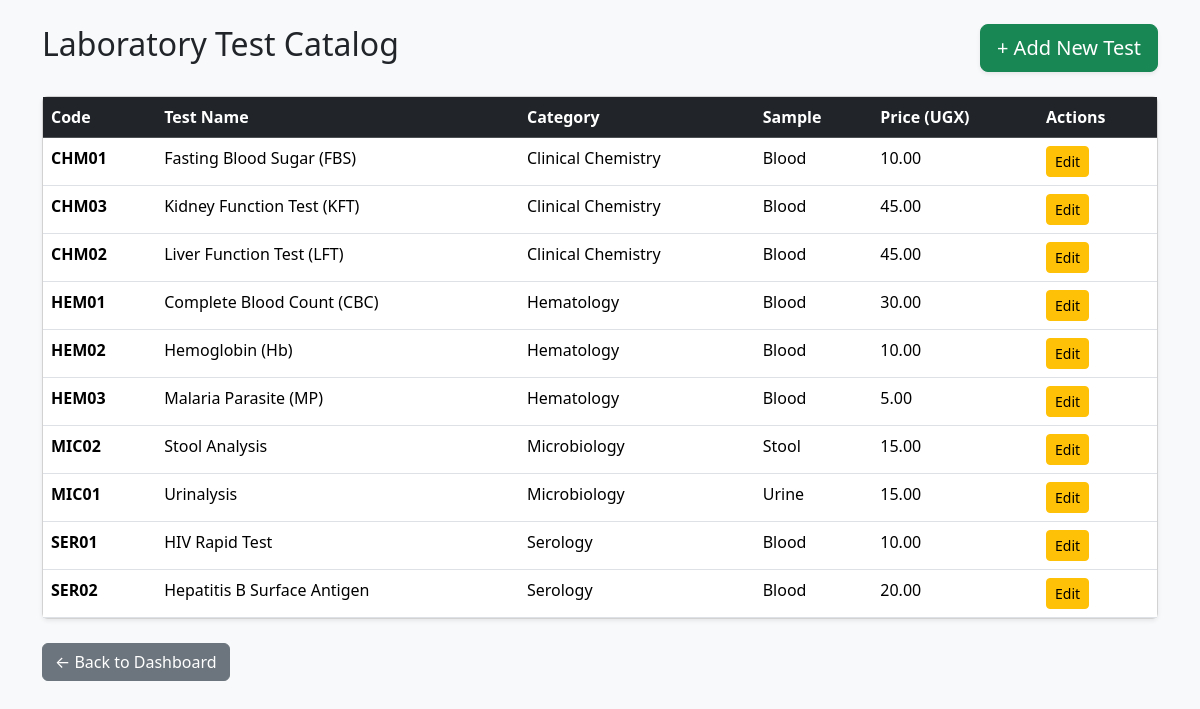
The app's page /laboratory/tests/ (signed in), older data.
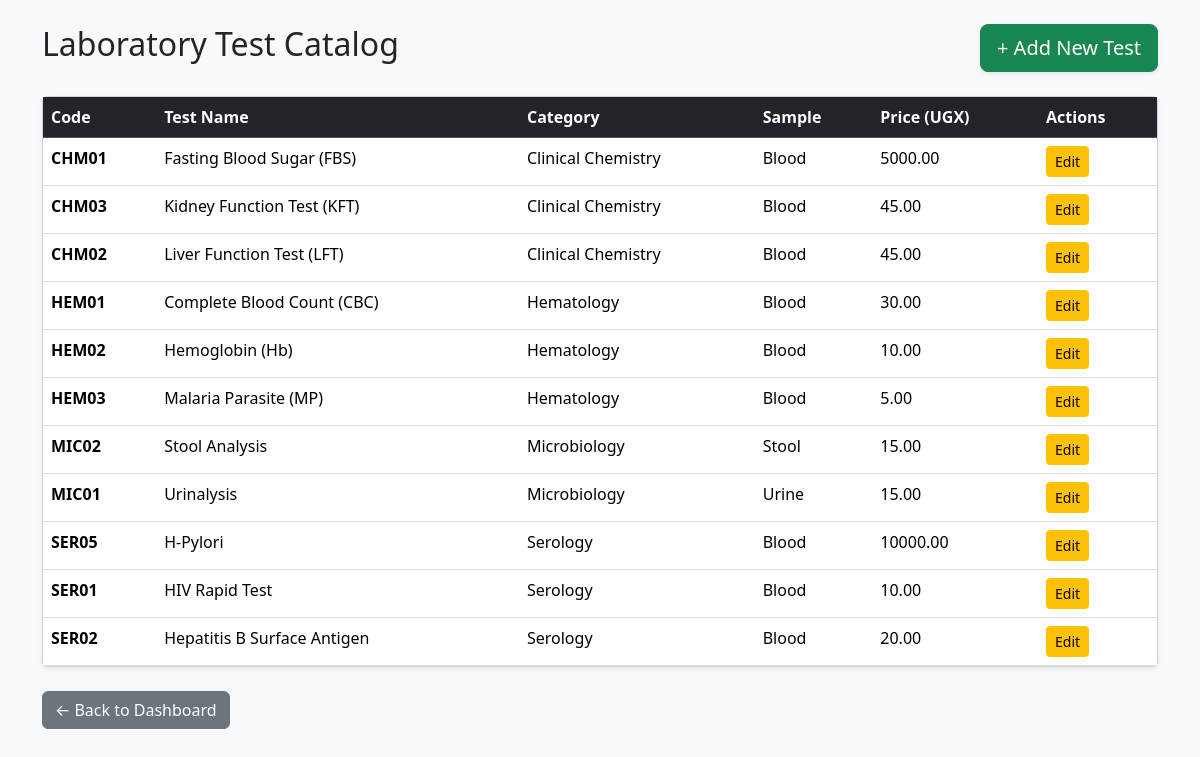
The same page, newer data.
### laboratory/models.py (models this page shows, shortened)
class LabTest(models.Model):
    code = models.CharField(max_length=20, unique=True)
    name = models.CharField(max_length=200)
    category = models.ForeignKey(TestCategory, on_delete=models.PROTECT, related_name='tests')
    price = models.DecimalField(max_digits=10, decimal_places=2)
    sample_type = models.CharField(max_length=50)  # Blood, Urine, Stool
    turnaround_hours = models.PositiveIntegerField(default=24)
    reference_range = models.CharField(max_length=200, blank=True)
    unit = models.CharField(max_length=30, blank=True)
    is_active = models.BooleanField(default=True)
    required_stock = models.ManyToManyField(StockItem, blank=True, help_text="Select strips/reagents used for this test")
    class Meta:
        ordering = ['code']

class TestCategory(models.Model):
    name = models.CharField(max_length=100)  # Hematology, Chemistry, Microbiology
    description = models.TextField(blank=True)
    class Meta:
        verbose_name_plural = "Test Categories"
        ordering = ['name']
    def __str__(self):
        return self.name

### laboratory/views.py (the view, shortened to what this page needs)
# urls.py: path('tests/', views.test_list, name='tests'),
@login_required
def test_list(request):
    tests = LabTest.objects.all().order_by('category__name', 'name')
    edit_id = request.GET.get('edit_id')
    if edit_id:
        test_to_edit = get_object_or_404(LabTest, id=edit_id)
        form = LabTestForm(instance=test_to_edit)
    else:
        test_to_edit = None
        form = LabTestForm()
    return render(request, 'laboratory/tests.html', {
        'tests': tests,
        'form': form,
        'test_to_edit': test_to_edit
    })

### templates/laboratory/tests.html (shortened to what this page needs)
<!DOCTYPE html>
<html>
<head>
  <link href="https://cdn.jsdelivr.net/npm/bootstrap@5.3.3/dist/css/bootstrap.min.css" rel="stylesheet">
</head>
<body class="bg-light p-4">
  <div class="container">
    <div class="d-flex justify-content-between align-items-center mb-4">
      <h2 class="font-weight-bold">Laboratory Test Catalog</h2>
      <button type="button" class="btn btn-success btn-lg shadow-sm" data-bs-toggle="modal" data-bs-target="#testModal">
        + Add New Test
      </button>
    </div>
    <div class="card shadow-sm">
      <table class="table table-hover mb-0">
        <thead class="table-dark">
          <tr>
            <th>Code</th>
            <th>Test Name</th>
            <th>Category</th>
            <th>Sample</th>
            <th>Price (UGX)</th>
            <th>Actions</th>
          </tr>
        </thead>
        <tbody>
          {% for test in tests %}
          <tr>
            <td><strong>{{ test.code }}</strong></td>
            <td>{{ test.name }}</td>
            <td>{{ test.category.name }}</td>
            <td>{{ test.sample_type }}</td>
            <td>{{ test.price }}</td>
            <td>
              <a href="?edit_id={{ test.id }}" class="btn btn-sm btn-warning">Edit</a>
            </td>
          </tr>
          {% empty %}
          <tr><td colspan="6" class="text-center py-4">No tests available.</td></tr>
          {% endfor %}
        </tbody>
      </table>
    </div>
    <br>
    <a href="/" class="btn btn-secondary">← Back to Dashboard</a>
  </div>
</body>
</html>

Row changes from the older to the newer data that the page shows:
changed LabTest "CHM01": price "10.00" → "5000.00"
added LabTest: code "SER05", name "H-Pylori", category.name "Serology", sample_type "Blood", price "10000.00"
